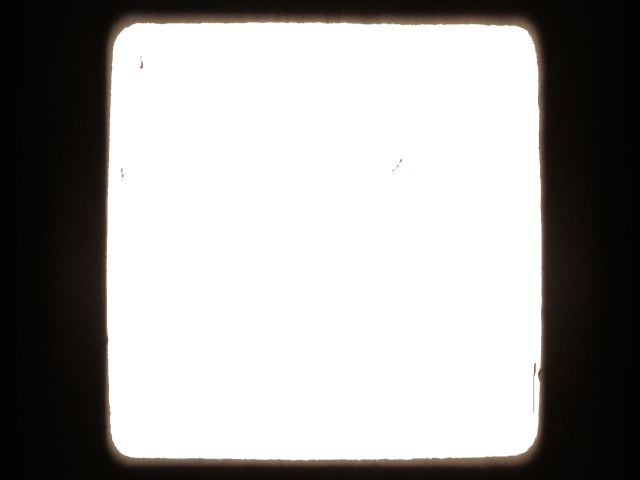
#> input picture images/v1.png, 640 x 480 px
$ python imagetest.py   (Python 2 division)
#> lines starting #> are read from the running program, lines starting #| are printed output that depends on the picture
from PIL import Image

# Load the arbitrarily sized image
img = Image.open('images/v1.png')
#> img is the input picture: PIL image 640x480 RGBA; mean R, G, B, A 9.2, 7.3, 5.8, 100.2
# Create an image padded to the required size with
# mode 'RGB'
print img.size
#| (640, 480)
width = ((img.size[0] + 31) // 32)
#> width = 20
print width
#| 20
width = width * 32
#> width = 640
print width
#| 640
pad = Image.new('RGB', (
    ((img.size[0] + 31) // 32) * 32,
    ((img.size[1] + 15) // 16) * 16,
    ))
#> pad: PIL image 640x480 RGB; every value is 0

print pad.size
#| (640, 480)
# Paste the original image into the padded one
pad.paste(img, (0, 0))
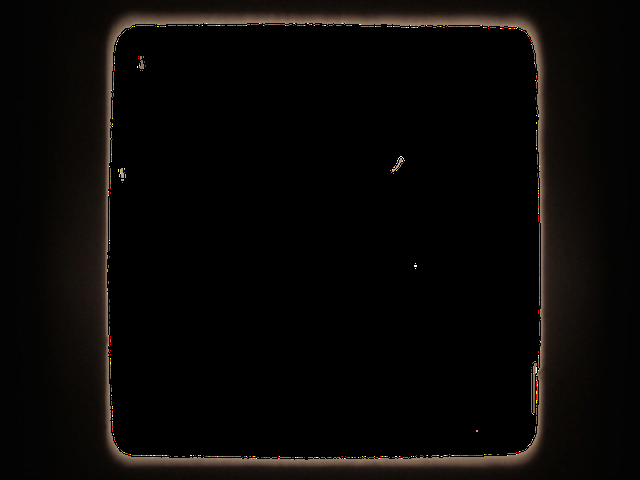
#> pad: PIL image 640x480 RGB; mean R, G, B 9.2, 7.3, 5.8

pad.save('test.png')

$ run again, with images/v2.png copied over images/v1.png
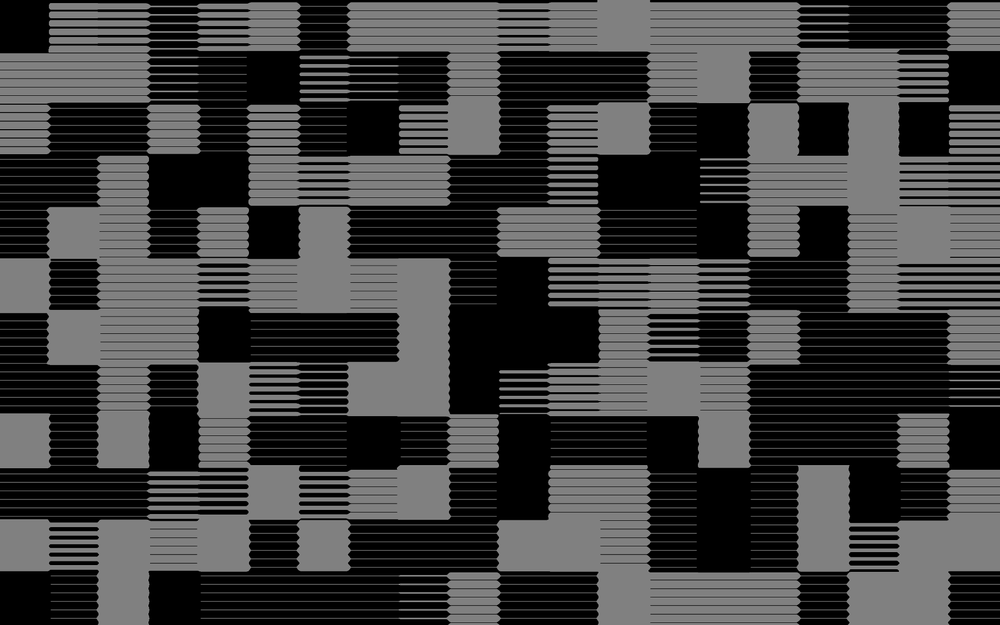
#> input picture images/v2.png, 1000 x 625 px, shrunk from 1920 x 1200 before the run
#> img is the input picture: PIL image 1000x625 RGBA; mean R, G, B, A 63.7, 63.7, 63.7, 255
#| (1000, 625)
#| 32
#| 1024
#| (1024, 640)
#> `pad.paste(img, (0, 0))`:
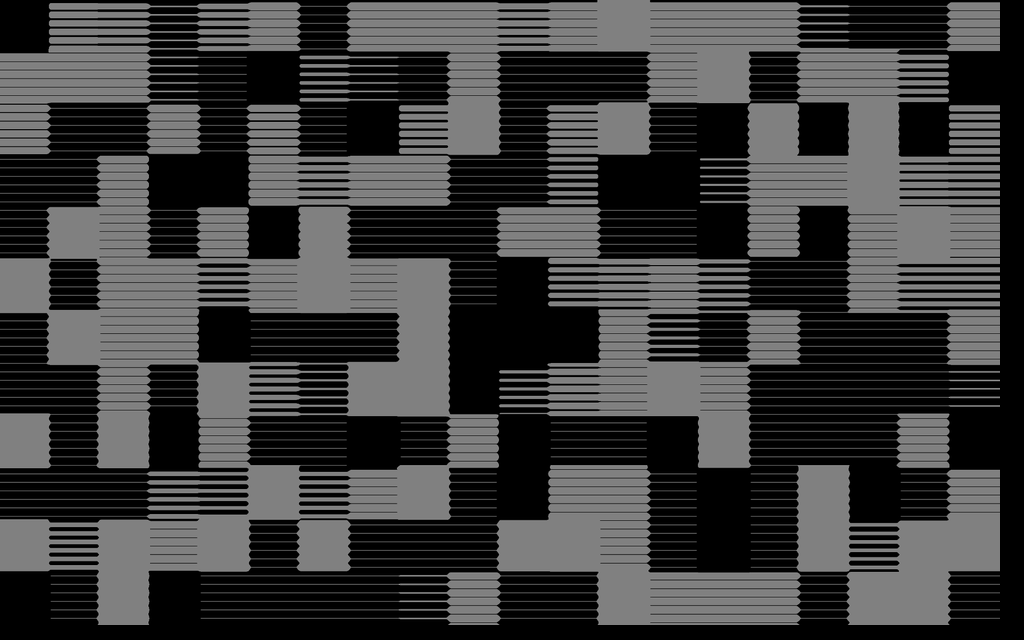
#> pad: PIL image 1024x640 RGB; min 0, max 154, mean 60.7

$ run again, with images/v3.png copied over images/v1.png
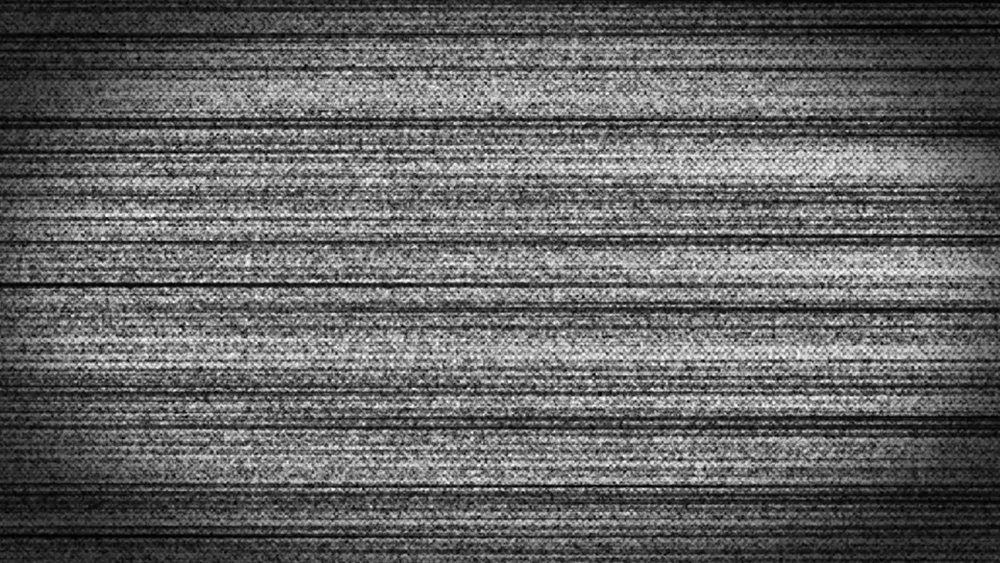
#> input picture images/v3.png, 1000 x 563 px, shrunk from 2133 x 1200 before the run
#> img is the input picture: PIL image 1000x563 RGB; mean R, G, B 98.5, 98.5, 98.6
#| (1000, 563)
#| 32
#| 1024
#| (1024, 576)
#> `pad.paste(img, (0, 0))`:
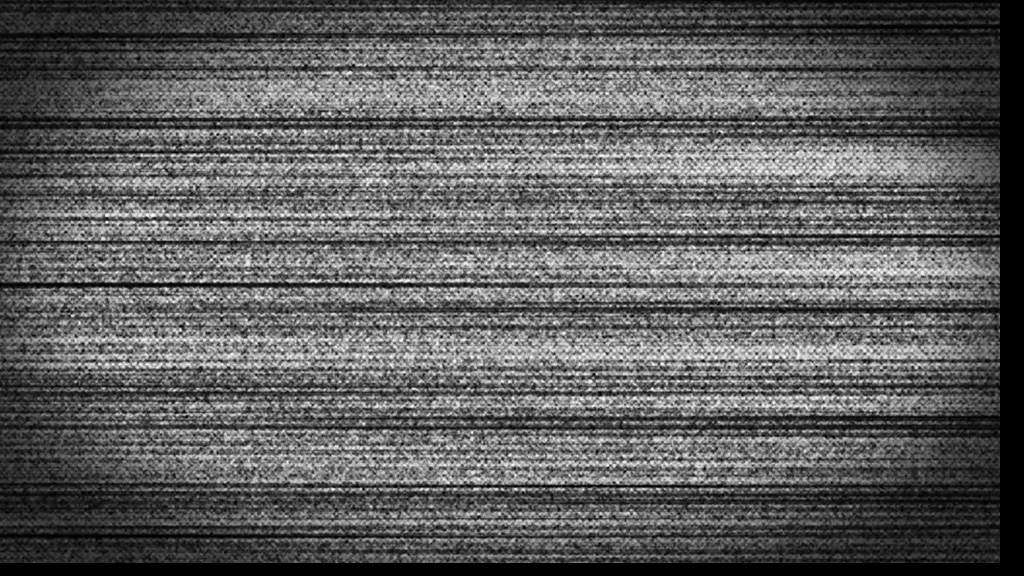
#> pad: PIL image 1024x576 RGB; mean R, G, B 94, 94, 94.1
